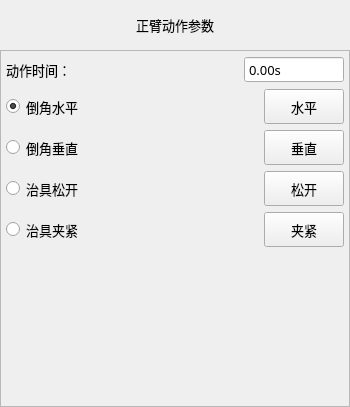
<?xml version="1.0" encoding="UTF-8"?>
<ui version="4.0">
 <class>FormActPro</class>
 <widget class="QWidget" name="FormActPro">
  <property name="geometry">
   <rect>
    <x>0</x>
    <y>0</y>
    <width>350</width>
    <height>407</height>
   </rect>
  </property>
  <property name="minimumSize">
   <size>
    <width>350</width>
    <height>407</height>
   </size>
  </property>
  <property name="maximumSize">
   <size>
    <width>700</width>
    <height>815</height>
   </size>
  </property>
  <property name="font">
   <font>
    <family>微软雅黑</family>
    <pointsize>10</pointsize>
    <weight>50</weight>
    <italic>false</italic>
    <bold>false</bold>
   </font>
  </property>
  <property name="windowTitle">
   <string notr="true">正臂动作</string>
  </property>
  <property name="toolTip">
   <string notr="true"/>
  </property>
  <property name="statusTip">
   <string notr="true"/>
  </property>
  <property name="whatsThis">
   <string notr="true"/>
  </property>
  <property name="accessibleName">
   <string notr="true"/>
  </property>
  <property name="accessibleDescription">
   <string notr="true"/>
  </property>
  <property name="styleSheet">
   <string notr="true"/>
  </property>
  <property name="windowFilePath">
   <string notr="true"/>
  </property>
  <layout class="QVBoxLayout" name="verticalLayout">
   <property name="spacing">
    <number>0</number>
   </property>
   <property name="margin">
    <number>0</number>
   </property>
   <item>
    <widget class="QLabel" name="labelParaTitle">
     <property name="sizePolicy">
      <sizepolicy hsizetype="Preferred" vsizetype="Fixed">
       <horstretch>0</horstretch>
       <verstretch>0</verstretch>
      </sizepolicy>
     </property>
     <property name="minimumSize">
      <size>
       <width>0</width>
       <height>50</height>
      </size>
     </property>
     <property name="font">
      <font>
       <family>微软雅黑</family>
       <pointsize>10</pointsize>
       <weight>50</weight>
       <bold>false</bold>
      </font>
     </property>
     <property name="styleSheet">
      <string notr="true">QLabel#labelParaTitle
{
	color: black;
	border-image: url(:/img/widget/Panel.png) 0 4 0 4;
	border-left: 4px transparent;
	border-right: 4px transparent;
}
</string>
     </property>
     <property name="text">
      <string>正臂动作参数</string>
     </property>
     <property name="alignment">
      <set>Qt::AlignCenter</set>
     </property>
    </widget>
   </item>
   <item>
    <widget class="QFrame" name="frameActPro">
     <property name="font">
      <font>
       <family>微软雅黑</family>
       <pointsize>10</pointsize>
       <weight>50</weight>
       <italic>false</italic>
       <bold>false</bold>
      </font>
     </property>
     <property name="styleSheet">
      <string notr="true"/>
     </property>
     <property name="frameShape">
      <enum>QFrame::StyledPanel</enum>
     </property>
     <property name="frameShadow">
      <enum>QFrame::Plain</enum>
     </property>
     <property name="IsMainArea" stdset="0">
      <bool>true</bool>
     </property>
     <layout class="QGridLayout" name="gridLayout">
      <property name="margin">
       <number>5</number>
      </property>
      <item row="0" column="0">
       <layout class="QHBoxLayout" name="horizontalLayout_5">
        <item>
         <widget class="QLabel" name="labelTime">
          <property name="sizePolicy">
           <sizepolicy hsizetype="Expanding" vsizetype="Fixed">
            <horstretch>0</horstretch>
            <verstretch>0</verstretch>
           </sizepolicy>
          </property>
          <property name="minimumSize">
           <size>
            <width>150</width>
            <height>25</height>
           </size>
          </property>
          <property name="maximumSize">
           <size>
            <width>16777215</width>
            <height>50</height>
           </size>
          </property>
          <property name="font">
           <font>
            <family>微软雅黑</family>
            <pointsize>10</pointsize>
            <weight>50</weight>
            <italic>false</italic>
            <bold>false</bold>
           </font>
          </property>
          <property name="text">
           <string>动作时间：</string>
          </property>
         </widget>
        </item>
        <item>
         <widget class="xDoubleSpinBox" name="BoxDelay">
          <property name="enabled">
           <bool>true</bool>
          </property>
          <property name="sizePolicy">
           <sizepolicy hsizetype="Fixed" vsizetype="Fixed">
            <horstretch>0</horstretch>
            <verstretch>0</verstretch>
           </sizepolicy>
          </property>
          <property name="minimumSize">
           <size>
            <width>100</width>
            <height>25</height>
           </size>
          </property>
          <property name="maximumSize">
           <size>
            <width>200</width>
            <height>50</height>
           </size>
          </property>
          <property name="font">
           <font>
            <family>微软雅黑</family>
            <pointsize>10</pointsize>
            <weight>50</weight>
            <italic>false</italic>
            <bold>false</bold>
           </font>
          </property>
          <property name="focusPolicy">
           <enum>Qt::ClickFocus</enum>
          </property>
          <property name="alignment">
           <set>Qt::AlignLeading|Qt::AlignLeft|Qt::AlignVCenter</set>
          </property>
          <property name="buttonSymbols">
           <enum>QAbstractSpinBox::NoButtons</enum>
          </property>
          <property name="specialValueText">
           <string notr="true"/>
          </property>
          <property name="keyboardTracking">
           <bool>false</bool>
          </property>
          <property name="prefix">
           <string notr="true"/>
          </property>
          <property name="suffix">
           <string notr="true">s</string>
          </property>
          <property name="decimals">
           <number>2</number>
          </property>
          <property name="maximum">
           <double>600.000000000000000</double>
          </property>
          <property name="singleStep">
           <double>0.100000000000000</double>
          </property>
          <property name="HasBtn" stdset="0">
           <bool>true</bool>
          </property>
         </widget>
        </item>
       </layout>
      </item>
      <item row="1" column="0">
       <layout class="QHBoxLayout" name="horizontalLayout">
        <item>
         <widget class="xRadioButton" name="radioButton_hor">
          <property name="sizePolicy">
           <sizepolicy hsizetype="Expanding" vsizetype="Fixed">
            <horstretch>0</horstretch>
            <verstretch>0</verstretch>
           </sizepolicy>
          </property>
          <property name="minimumSize">
           <size>
            <width>150</width>
            <height>25</height>
           </size>
          </property>
          <property name="maximumSize">
           <size>
            <width>16777215</width>
            <height>50</height>
           </size>
          </property>
          <property name="font">
           <font>
            <family>微软雅黑</family>
            <pointsize>10</pointsize>
            <weight>50</weight>
            <italic>false</italic>
            <bold>false</bold>
           </font>
          </property>
          <property name="focusPolicy">
           <enum>Qt::NoFocus</enum>
          </property>
          <property name="text">
           <string>倒角水平</string>
          </property>
          <property name="iconSize">
           <size>
            <width>32</width>
            <height>32</height>
           </size>
          </property>
          <property name="checked">
           <bool>true</bool>
          </property>
         </widget>
        </item>
        <item>
         <widget class="xPushButton" name="BtnHor">
          <property name="minimumSize">
           <size>
            <width>75</width>
            <height>35</height>
           </size>
          </property>
          <property name="maximumSize">
           <size>
            <width>150</width>
            <height>70</height>
           </size>
          </property>
          <property name="font">
           <font>
            <family>微软雅黑</family>
            <pointsize>10</pointsize>
            <weight>50</weight>
            <italic>false</italic>
            <bold>false</bold>
           </font>
          </property>
          <property name="focusPolicy">
           <enum>Qt::NoFocus</enum>
          </property>
          <property name="layoutDirection">
           <enum>Qt::RightToLeft</enum>
          </property>
          <property name="text">
           <string>水平</string>
          </property>
         </widget>
        </item>
       </layout>
      </item>
      <item row="2" column="0">
       <layout class="QHBoxLayout" name="horizontalLayout_2">
        <item>
         <widget class="xRadioButton" name="radioButton_ver">
          <property name="sizePolicy">
           <sizepolicy hsizetype="Expanding" vsizetype="Fixed">
            <horstretch>0</horstretch>
            <verstretch>0</verstretch>
           </sizepolicy>
          </property>
          <property name="minimumSize">
           <size>
            <width>150</width>
            <height>25</height>
           </size>
          </property>
          <property name="maximumSize">
           <size>
            <width>16777215</width>
            <height>50</height>
           </size>
          </property>
          <property name="font">
           <font>
            <family>微软雅黑</family>
            <pointsize>10</pointsize>
            <weight>50</weight>
            <italic>false</italic>
            <bold>false</bold>
           </font>
          </property>
          <property name="focusPolicy">
           <enum>Qt::NoFocus</enum>
          </property>
          <property name="text">
           <string>倒角垂直</string>
          </property>
          <property name="iconSize">
           <size>
            <width>32</width>
            <height>32</height>
           </size>
          </property>
         </widget>
        </item>
        <item>
         <widget class="xPushButton" name="BtnVer">
          <property name="minimumSize">
           <size>
            <width>75</width>
            <height>35</height>
           </size>
          </property>
          <property name="maximumSize">
           <size>
            <width>150</width>
            <height>70</height>
           </size>
          </property>
          <property name="font">
           <font>
            <family>微软雅黑</family>
            <pointsize>10</pointsize>
            <weight>50</weight>
            <italic>false</italic>
            <bold>false</bold>
           </font>
          </property>
          <property name="focusPolicy">
           <enum>Qt::NoFocus</enum>
          </property>
          <property name="layoutDirection">
           <enum>Qt::RightToLeft</enum>
          </property>
          <property name="text">
           <string>垂直</string>
          </property>
         </widget>
        </item>
       </layout>
      </item>
      <item row="3" column="0">
       <layout class="QHBoxLayout" name="horizontalLayout_3">
        <item>
         <widget class="xRadioButton" name="radioButton_jig_r">
          <property name="sizePolicy">
           <sizepolicy hsizetype="Expanding" vsizetype="Fixed">
            <horstretch>0</horstretch>
            <verstretch>0</verstretch>
           </sizepolicy>
          </property>
          <property name="minimumSize">
           <size>
            <width>150</width>
            <height>25</height>
           </size>
          </property>
          <property name="maximumSize">
           <size>
            <width>16777215</width>
            <height>50</height>
           </size>
          </property>
          <property name="font">
           <font>
            <family>微软雅黑</family>
            <pointsize>10</pointsize>
            <weight>50</weight>
            <italic>false</italic>
            <bold>false</bold>
           </font>
          </property>
          <property name="focusPolicy">
           <enum>Qt::NoFocus</enum>
          </property>
          <property name="text">
           <string>治具松开</string>
          </property>
          <property name="iconSize">
           <size>
            <width>32</width>
            <height>32</height>
           </size>
          </property>
         </widget>
        </item>
        <item>
         <widget class="xPushButton" name="BtnJig_r">
          <property name="minimumSize">
           <size>
            <width>75</width>
            <height>35</height>
           </size>
          </property>
          <property name="maximumSize">
           <size>
            <width>150</width>
            <height>70</height>
           </size>
          </property>
          <property name="font">
           <font>
            <family>微软雅黑</family>
            <pointsize>10</pointsize>
            <weight>50</weight>
            <italic>false</italic>
            <bold>false</bold>
           </font>
          </property>
          <property name="focusPolicy">
           <enum>Qt::NoFocus</enum>
          </property>
          <property name="layoutDirection">
           <enum>Qt::RightToLeft</enum>
          </property>
          <property name="text">
           <string>松开</string>
          </property>
         </widget>
        </item>
       </layout>
      </item>
      <item row="4" column="0">
       <layout class="QHBoxLayout" name="horizontalLayout_4">
        <item>
         <widget class="xRadioButton" name="radioButton_jig_b">
          <property name="sizePolicy">
           <sizepolicy hsizetype="Expanding" vsizetype="Fixed">
            <horstretch>0</horstretch>
            <verstretch>0</verstretch>
           </sizepolicy>
          </property>
          <property name="minimumSize">
           <size>
            <width>150</width>
            <height>25</height>
           </size>
          </property>
          <property name="maximumSize">
           <size>
            <width>16777215</width>
            <height>50</height>
           </size>
          </property>
          <property name="font">
           <font>
            <family>微软雅黑</family>
            <pointsize>10</pointsize>
            <weight>50</weight>
            <italic>false</italic>
            <bold>false</bold>
           </font>
          </property>
          <property name="focusPolicy">
           <enum>Qt::NoFocus</enum>
          </property>
          <property name="text">
           <string>治具夹紧</string>
          </property>
          <property name="iconSize">
           <size>
            <width>32</width>
            <height>32</height>
           </size>
          </property>
         </widget>
        </item>
        <item>
         <widget class="xPushButton" name="BtnJig_b">
          <property name="minimumSize">
           <size>
            <width>75</width>
            <height>35</height>
           </size>
          </property>
          <property name="maximumSize">
           <size>
            <width>150</width>
            <height>70</height>
           </size>
          </property>
          <property name="font">
           <font>
            <family>微软雅黑</family>
            <pointsize>10</pointsize>
            <weight>50</weight>
            <italic>false</italic>
            <bold>false</bold>
           </font>
          </property>
          <property name="focusPolicy">
           <enum>Qt::NoFocus</enum>
          </property>
          <property name="layoutDirection">
           <enum>Qt::RightToLeft</enum>
          </property>
          <property name="text">
           <string>夹紧</string>
          </property>
         </widget>
        </item>
       </layout>
      </item>
      <item row="5" column="0">
       <spacer name="verticalSpacer">
        <property name="orientation">
         <enum>Qt::Vertical</enum>
        </property>
        <property name="sizeHint" stdset="0">
         <size>
          <width>20</width>
          <height>40</height>
         </size>
        </property>
       </spacer>
      </item>
     </layout>
    </widget>
   </item>
  </layout>
  <zorder>frameActPro</zorder>
  <zorder>labelParaTitle</zorder>
 </widget>
 <customwidgets>
  <customwidget>
   <class>xPushButton</class>
   <extends>QPushButton</extends>
   <header>xpushbutton.h</header>
  </customwidget>
  <customwidget>
   <class>xRadioButton</class>
   <extends>QRadioButton</extends>
   <header>xradiobutton.h</header>
  </customwidget>
  <customwidget>
   <class>xDoubleSpinBox</class>
   <extends>QDoubleSpinBox</extends>
   <header>xdoublespinbox.h</header>
   <slots>
    <signal>clicked()</signal>
   </slots>
  </customwidget>
 </customwidgets>
 <resources/>
 <connections>
  <connection>
   <sender>BoxDelay</sender>
   <signal>clicked()</signal>
   <receiver>FormActPro</receiver>
   <slot>inputDelay()</slot>
   <hints>
    <hint type="sourcelabel">
     <x>242</x>
     <y>86</y>
    </hint>
    <hint type="destinationlabel">
     <x>158</x>
     <y>0</y>
    </hint>
   </hints>
  </connection>
  <connection>
   <sender>BtnVer</sender>
   <signal>clicked()</signal>
   <receiver>FormActPro</receiver>
   <slot>armVer()</slot>
   <hints>
    <hint type="sourcelabel">
     <x>248</x>
     <y>134</y>
    </hint>
    <hint type="destinationlabel">
     <x>398</x>
     <y>133</y>
    </hint>
   </hints>
  </connection>
  <connection>
   <sender>BtnHor</sender>
   <signal>clicked()</signal>
   <receiver>FormActPro</receiver>
   <slot>armHor()</slot>
   <hints>
    <hint type="sourcelabel">
     <x>246</x>
     <y>174</y>
    </hint>
    <hint type="destinationlabel">
     <x>405</x>
     <y>181</y>
    </hint>
   </hints>
  </connection>
  <connection>
   <sender>BtnJig_r</sender>
   <signal>clicked()</signal>
   <receiver>FormActPro</receiver>
   <slot>armJigR()</slot>
   <hints>
    <hint type="sourcelabel">
     <x>219</x>
     <y>238</y>
    </hint>
    <hint type="destinationlabel">
     <x>147</x>
     <y>200</y>
    </hint>
   </hints>
  </connection>
  <connection>
   <sender>BtnJig_b</sender>
   <signal>clicked()</signal>
   <receiver>FormActPro</receiver>
   <slot>armJigB()</slot>
   <hints>
    <hint type="sourcelabel">
     <x>219</x>
     <y>284</y>
    </hint>
    <hint type="destinationlabel">
     <x>147</x>
     <y>200</y>
    </hint>
   </hints>
  </connection>
 </connections>
 <slots>
  <slot>inputDelay()</slot>
  <slot>armVer()</slot>
  <slot>armHor()</slot>
  <slot>armJigR()</slot>
  <slot>armJigB()</slot>
 </slots>
</ui>
